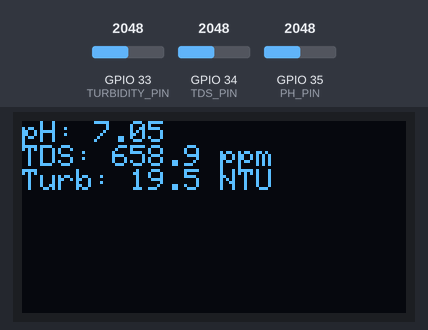
Recording of a sketch running on a simulated ESP32. Parts: 128×64 one-colour display. Inputs (shaded band) come from the test bench; at power-on: GPIO 33 (TURBIDITY_PIN) = 2048, GPIO 34 (TDS_PIN) = 2048, GPIO 35 (PH_PIN) = 2048 (analog values on the 0–4095 scale). WiFi joins after 1.5 s; servers stay silent unless stated; what the sketch prints to the serial monitor is not drawn.

Above: at 6.0 s.
6.1 s: GPIO 33 (TURBIDITY_PIN) set to 2866
At 10.8 s:
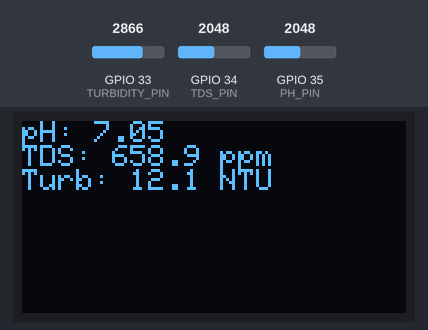
13.0 s: GPIO 34 (TDS_PIN) set to 2866
At 15.8 s:
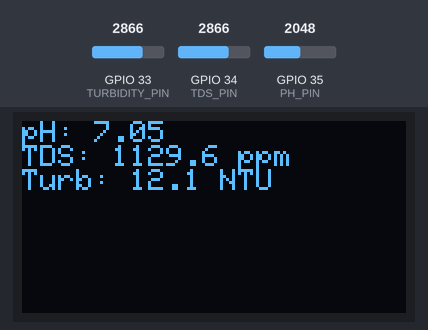
19.9 s: GPIO 35 (PH_PIN) set to 2866
At 20.9 s:
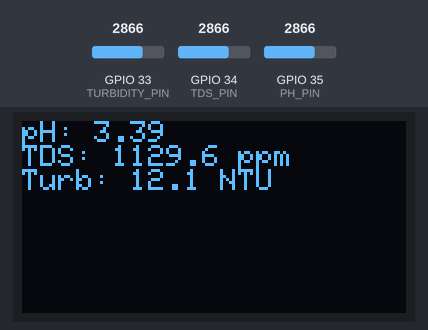
26.8 s: GPIO 33 (TURBIDITY_PIN) set to 3603
At 31.0 s:
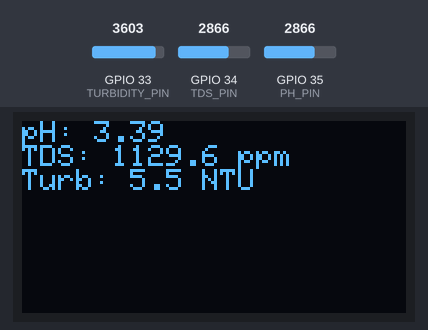
33.7 s: GPIO 34 (TDS_PIN) set to 3603
At 36.0 s:
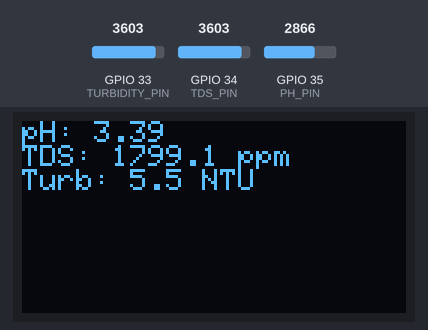
40.6 s: GPIO 35 (PH_PIN) set to 3603
At 46.0 s:
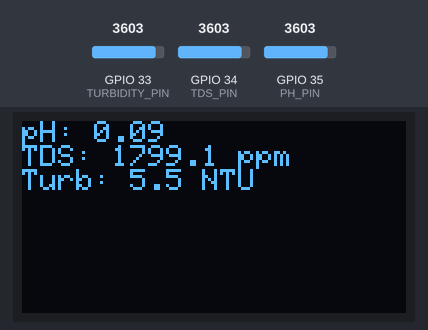
Timing chart, 0 to 47.5 s (numbered marks = the images above; inputs shaded):
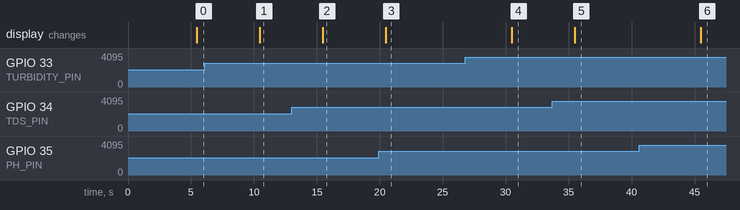

The sketch:

WaterQuality.ino
```cpp
#include <WiFi.h>
#include <Firebase_ESP_Client.h>
#include <Adafruit_GFX.h>
#include <Adafruit_SSD1306.h>

// Wi-Fi credentials
#define WIFI_SSID "Paadu_Gajala"
#define WIFI_PASSWORD "12345678"

// Firebase credentials
#define API_KEY "AIzaSyAMHEnJOoeymPaVMEuLM_ywLc7uuAm-uSM"
#define DATABASE_URL "smartwatersystem-74f77-default-rtdb.asia-southeast1.firebasedatabase.app"

// Sensor pins
#define PH_PIN 35
#define TDS_PIN 34
#define TURBIDITY_PIN 33

// OLED config
#define SCREEN_WIDTH 128
#define SCREEN_HEIGHT 64
#define OLED_RESET -1
Adafruit_SSD1306 display(SCREEN_WIDTH, SCREEN_HEIGHT, &Wire, OLED_RESET);

// Firebase objects
FirebaseData fbdo;
FirebaseAuth auth;
FirebaseConfig config;

unsigned long sendDataPrevMillis = 0;
bool signupOK = false;

void setup() {
  Serial.begin(115200);
  analogReadResolution(12);

  // OLED Init
  if (!display.begin(SSD1306_SWITCHCAPVCC, 0x3C)) {
    Serial.println("SSD1306 allocation failed");
    for (;;);
  }
  display.clearDisplay();
  display.setTextSize(1);
  display.setTextColor(SSD1306_WHITE);
  display.setCursor(0, 0);
  display.println("Water System Init...");
  display.display();

  // Connect to Wi-Fi
  WiFi.begin(WIFI_SSID, WIFI_PASSWORD);
  Serial.print("Connecting to Wi-Fi");
  while (WiFi.status() != WL_CONNECTED) {
    delay(500);
    Serial.print(".");
  }
  Serial.println("\n✅ Wi-Fi connected!");
  Serial.print("IP: ");
  Serial.println(WiFi.localIP());

  // Firebase configuration
  config.api_key = API_KEY;
  config.database_url = DATABASE_URL;

  // Anonymous sign-in
  if (Firebase.signUp(&config, &auth, "", "")) {
    Serial.println("✅ Firebase sign-up successful");
    signupOK = true;
  } else {
    Serial.printf("❌ Firebase sign-up failed: %s\n", config.signer.signupError.message.c_str());
  }

  Firebase.begin(&config, &auth);
  Firebase.reconnectWiFi(true);
}

void loop() {
  if (Firebase.ready() && signupOK && millis() - sendDataPrevMillis > 5000) {
    sendDataPrevMillis = millis();

    // Read pH
    int phRaw = analogRead(PH_PIN);
    float phVoltage = (phRaw / 4095.0) * 3.3;
    float pH = 7.5 + ((1.57 - phVoltage) / 0.18);

    // Read TDS
    int tdsRaw = analogRead(TDS_PIN);
    float tdsVoltage = (tdsRaw / 4095.0) * 3.3;
    float tdsValue = (133.42 * pow(tdsVoltage, 3) - 255.86 * pow(tdsVoltage, 2) + 857.39 * tdsVoltage) * 0.5;

    // Read Turbidity
    int turbidityRaw = analogRead(TURBIDITY_PIN);
    float turbidityVoltage = (turbidityRaw / 4095.0) * 3.3;
    float turbidityNTU = ((turbidityVoltage - 2.5) * -112.0 + 100.0) / 10.0;

    // Send to Firebase
    if (Firebase.RTDB.setFloat(&fbdo, "/sensorData/pH", pH)) Serial.printf("✅ pH sent: %.2f\n", pH);
    else Serial.print("❌ pH Error: "); Serial.println(fbdo.errorReason());

    if (Firebase.RTDB.setFloat(&fbdo, "/sensorData/TDS", tdsValue)) Serial.printf("✅ TDS sent: %.2f ppm\n", tdsValue);
    else Serial.print("❌ TDS Error: "); Serial.println(fbdo.errorReason());

    if (Firebase.RTDB.setFloat(&fbdo, "/sensorData/Turbidity", turbidityNTU)) Serial.printf("✅ Turbidity sent: %.2f NTU\n", turbidityNTU);
    else Serial.print("❌ Turbidity Error: "); Serial.println(fbdo.errorReason());

    // Display on OLED
    display.clearDisplay();
    display.setCursor(0, 0);
    display.print("pH: "); display.println(pH, 2);
    display.print("TDS: "); display.print(tdsValue, 1); display.println(" ppm");
    display.print("Turb: "); display.print(turbidityNTU, 1); display.println(" NTU");
    display.display();
  }
}
```

Measured:
- after the input at 6.1 s, the display: changes after 4.4 s (image 1)
- after the input at 13.0 s, the display: changes after 2.5 s (image 2)
- after the input at 19.9 s, the display: changes after 0.58 s (image 3)
- after the input at 26.8 s, the display: changes after 3.7 s (image 4)
- after the input at 33.7 s, the display: changes after 1.8 s (image 5)
- after the input at 40.6 s, the display: changes after 4.9 s (image 6)
